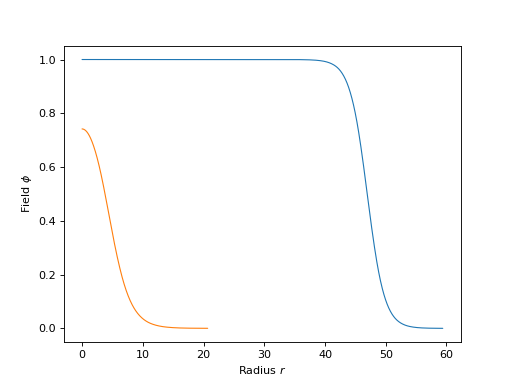

Recreate this plot in Python.
from cosmoTransitions.tunneling1D import SingleFieldInstanton
import matplotlib.pyplot as plt

# Thin-walled
def V1(phi): return 0.25*phi**4 - 0.49*phi**3 + 0.235 * phi**2
def dV1(phi): return phi*(phi-.47)*(phi-1)
profile = SingleFieldInstanton(1.0, 0.0, V1, dV1).findProfile()
plt.plot(profile.R, profile.Phi)

# Thick-walled
def V2(phi): return 0.25*phi**4 - 0.4*phi**3 + 0.1 * phi**2
def dV2(phi): return phi*(phi-.2)*(phi-1)
profile = SingleFieldInstanton(1.0, 0.0, V2, dV2).findProfile()
plt.plot(profile.R, profile.Phi)

plt.xlabel(r"Radius $r$")
plt.ylabel(r"Field $\phi$")
plt.show()
